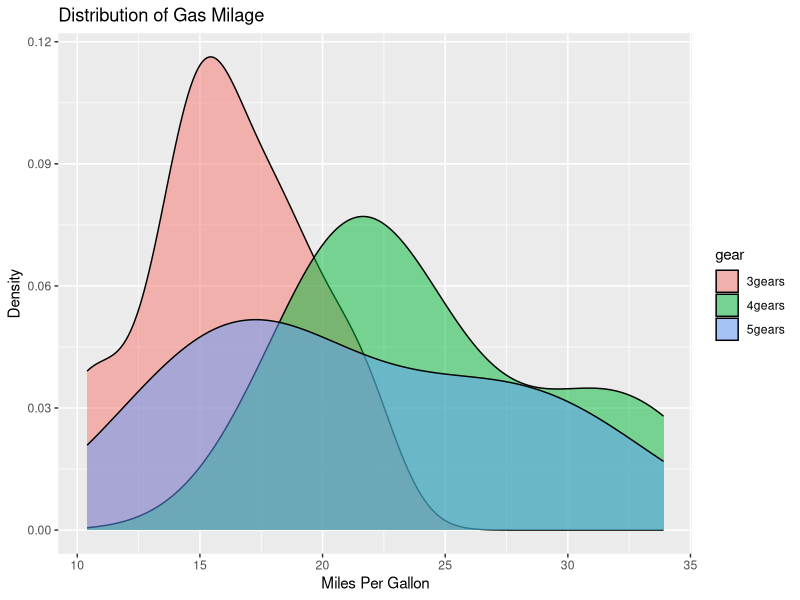
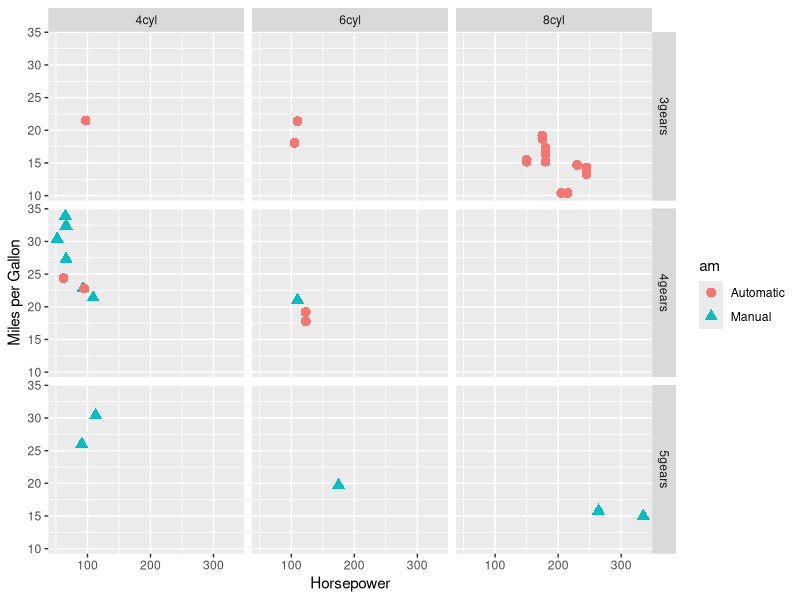
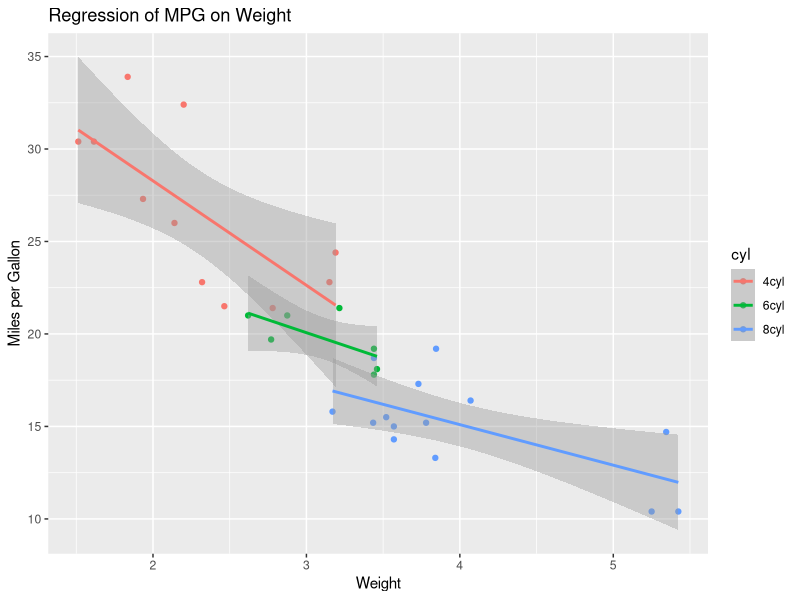
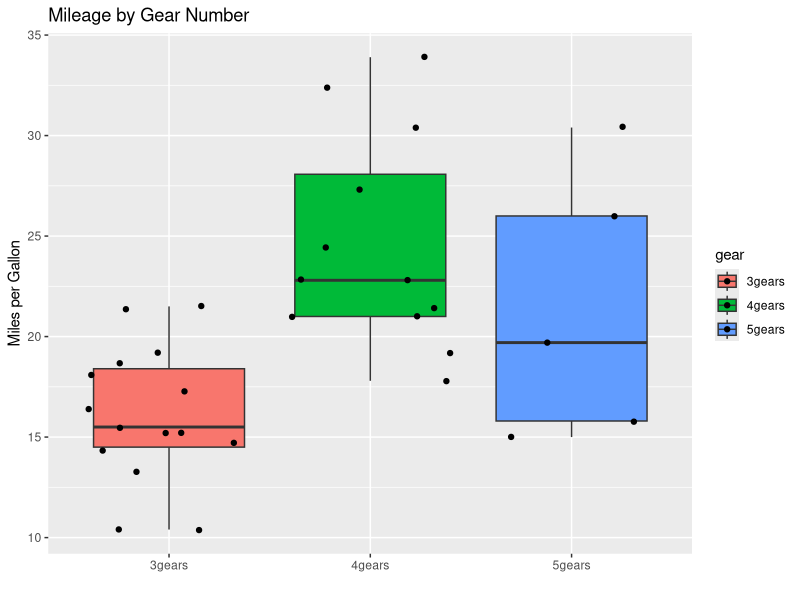

Write the R code that produced these figures, in order.
# ggplot2 examples
rm(list=ls())

library(ggplot2) 
data(mtcars)
# create factors with value labels 
mtcars$gear <- factor(mtcars$gear,levels=c(3,4,5),
                      labels=c("3gears","4gears","5gears")) 
mtcars$am <- factor(mtcars$am,levels=c(0,1),
                    labels=c("Automatic","Manual")) 
mtcars$cyl <- factor(mtcars$cyl,levels=c(4,6,8),
                     labels=c("4cyl","6cyl","8cyl")) 

# Kernel density plots for mpg
# grouped by number of gears (indicated by color)
qplot(mpg, data=mtcars, geom="density", fill=gear, alpha=I(.5), 
      main="Distribution of Gas Milage", xlab="Miles Per Gallon", 
      ylab="Density")

# Scatterplot of mpg vs. hp for each combination of gears and cylinders
# in each facet, transmittion type is represented by shape and color
qplot(hp, mpg, data=mtcars, shape=am, color=am, 
      facets=gear~cyl, size=I(3),
      xlab="Horsepower", ylab="Miles per Gallon") 

# Separate regressions of mpg on weight for each number of cylinders
qplot(wt, mpg, data=mtcars, geom=c("point", "smooth"), 
      method="lm", formula=y~x, color=cyl, 
      main="Regression of MPG on Weight", 
      xlab="Weight", ylab="Miles per Gallon")

# Boxplots of mpg by number of gears 
# observations (points) are overlayed and jittered
qplot(gear, mpg, data=mtcars, geom=c("boxplot", "jitter"), 
      fill=gear, main="Mileage by Gear Number",
      xlab="", ylab="Miles per Gallon")